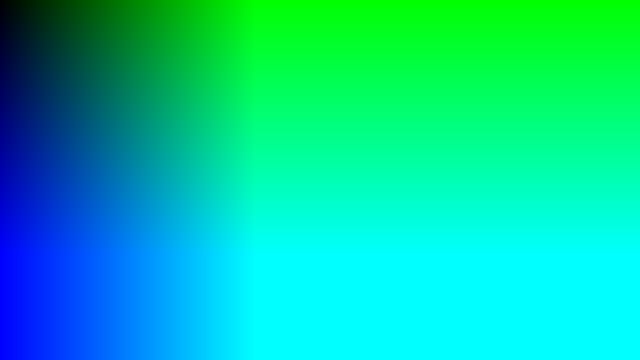
Frame 1 (no input)
Frame 60 (no input): identical to frame 1, image omitted
Frame 120 (the mouse pressed at the canvas centre since frame 60): identical to frame 1, image omitted

The p5.js sketch that drew this single still picture (run headless with seeded random() and noise() and a simulated clock; from frame 60 on, the mouse is pressed at the canvas centre):

// p5.js sketch
// ── sketch.js


function setup() {
  createCanvas(640, 360);
}

function draw() {
  loadPixels();
  for (var y=0; y < height; y++)
  {
    for (var x=0; x < width; x++)
    {
      var loc = (x + y * width) * 4;
      pixels[loc] = 0;
      pixels[loc+1] = x;
      pixels[loc+2] = y;
      pixels[loc+3] = 255;
    }
  }
  updatePixels();
}
